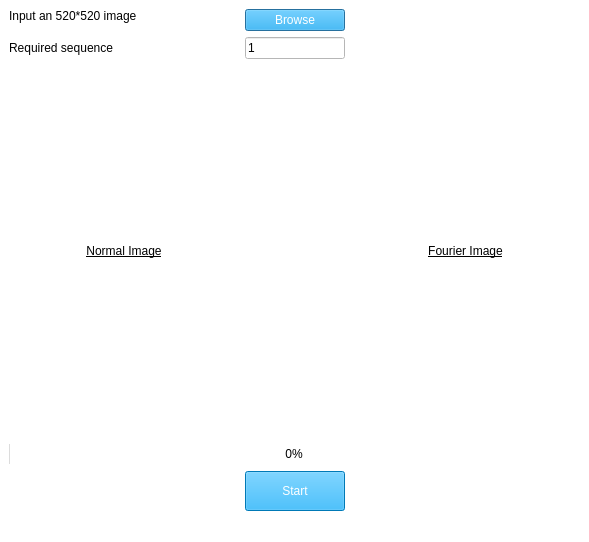
<?xml version="1.0" encoding="UTF-8"?>
<ui version="4.0">
 <class>MainWindow</class>
 <widget class="QMainWindow" name="MainWindow">
  <property name="geometry">
   <rect>
    <x>0</x>
    <y>0</y>
    <width>589</width>
    <height>542</height>
   </rect>
  </property>
  <property name="windowTitle">
   <string>Task-1</string>
  </property>
  <property name="autoFillBackground">
   <bool>false</bool>
  </property>
  <property name="styleSheet">
   <string notr="true">background-color: rgb(255, 255, 255);
border-color: rgb(0, 170, 255);</string>
  </property>
  <widget class="QWidget" name="centralwidget">
   <layout class="QGridLayout" name="gridLayout_3">
    <item row="2" column="2">
     <widget class="QLabel" name="label_2">
      <property name="styleSheet">
       <string notr="true">text-decoration: underline;
color: rgb(0, 0, 0);
font: 14pt &quot;Ubuntu Condensed&quot;;</string>
      </property>
      <property name="text">
       <string>Fourier Image</string>
      </property>
      <property name="alignment">
       <set>Qt::AlignCenter</set>
      </property>
     </widget>
    </item>
    <item row="0" column="0">
     <widget class="QLabel" name="label_3">
      <property name="styleSheet">
       <string notr="true">font: 57 12pt &quot;Ubuntu&quot;;</string>
      </property>
      <property name="text">
       <string>Input an 520*520 image</string>
      </property>
      <property name="alignment">
       <set>Qt::AlignLeading|Qt::AlignLeft|Qt::AlignTop</set>
      </property>
     </widget>
    </item>
    <item row="1" column="1">
     <widget class="QLineEdit" name="lineEdit">
      <property name="maximumSize">
       <size>
        <width>100</width>
        <height>16777215</height>
       </size>
      </property>
      <property name="autoFillBackground">
       <bool>false</bool>
      </property>
      <property name="styleSheet">
       <string notr="true">font: italic 11pt &quot;Norasi&quot;;</string>
      </property>
      <property name="inputMask">
       <string/>
      </property>
      <property name="text">
       <string>1</string>
      </property>
      <property name="placeholderText">
       <string>ex: 520*520</string>
      </property>
     </widget>
    </item>
    <item row="1" column="0">
     <widget class="QLabel" name="label_4">
      <property name="styleSheet">
       <string notr="true">font: 57 12pt &quot;Ubuntu&quot;;</string>
      </property>
      <property name="text">
       <string>Required sequence</string>
      </property>
     </widget>
    </item>
    <item row="0" column="1">
     <widget class="QPushButton" name="pushButton">
      <property name="maximumSize">
       <size>
        <width>100</width>
        <height>16777215</height>
       </size>
      </property>
      <property name="styleSheet">
       <string notr="true">background-color: rgb(0, 170, 255);
color: rgb(255, 255, 255);
font: 57 12pt &quot;Ubuntu&quot;;</string>
      </property>
      <property name="text">
       <string>Browse</string>
      </property>
      <property name="autoDefault">
       <bool>true</bool>
      </property>
      <property name="default">
       <bool>true</bool>
      </property>
      <property name="flat">
       <bool>false</bool>
      </property>
     </widget>
    </item>
    <item row="2" column="0">
     <widget class="QLabel" name="label">
      <property name="sizeIncrement">
       <size>
        <width>200</width>
        <height>200</height>
       </size>
      </property>
      <property name="styleSheet">
       <string notr="true">text-decoration: underline;
color: rgb(0, 0, 0);
font: 14pt &quot;Ubuntu Condensed&quot;;</string>
      </property>
      <property name="lineWidth">
       <number>1</number>
      </property>
      <property name="text">
       <string>Normal Image</string>
      </property>
      <property name="alignment">
       <set>Qt::AlignCenter</set>
      </property>
     </widget>
    </item>
    <item row="4" column="0" colspan="3">
     <widget class="QProgressBar" name="progressBar">
      <property name="layoutDirection">
       <enum>Qt::LeftToRight</enum>
      </property>
      <property name="styleSheet">
       <string notr="true">selection-background-color: rgb(0, 170, 255);
border-color: rgb(0, 0, 0);</string>
      </property>
      <property name="value">
       <number>0</number>
      </property>
      <property name="alignment">
       <set>Qt::AlignCenter</set>
      </property>
      <property name="format">
       <string>%p%</string>
      </property>
     </widget>
    </item>
    <item row="5" column="1">
     <widget class="QPushButton" name="pushButton_2">
      <property name="maximumSize">
       <size>
        <width>16777215</width>
        <height>40</height>
       </size>
      </property>
      <property name="styleSheet">
       <string notr="true">background-color: rgb(0, 170, 255);
color: rgb(255, 255, 255);
font: 57 12pt &quot;Ubuntu&quot;;</string>
      </property>
      <property name="text">
       <string>Start</string>
      </property>
     </widget>
    </item>
   </layout>
  </widget>
  <widget class="QStatusBar" name="statusbar"/>
 </widget>
 <resources/>
 <connections/>
</ui>
